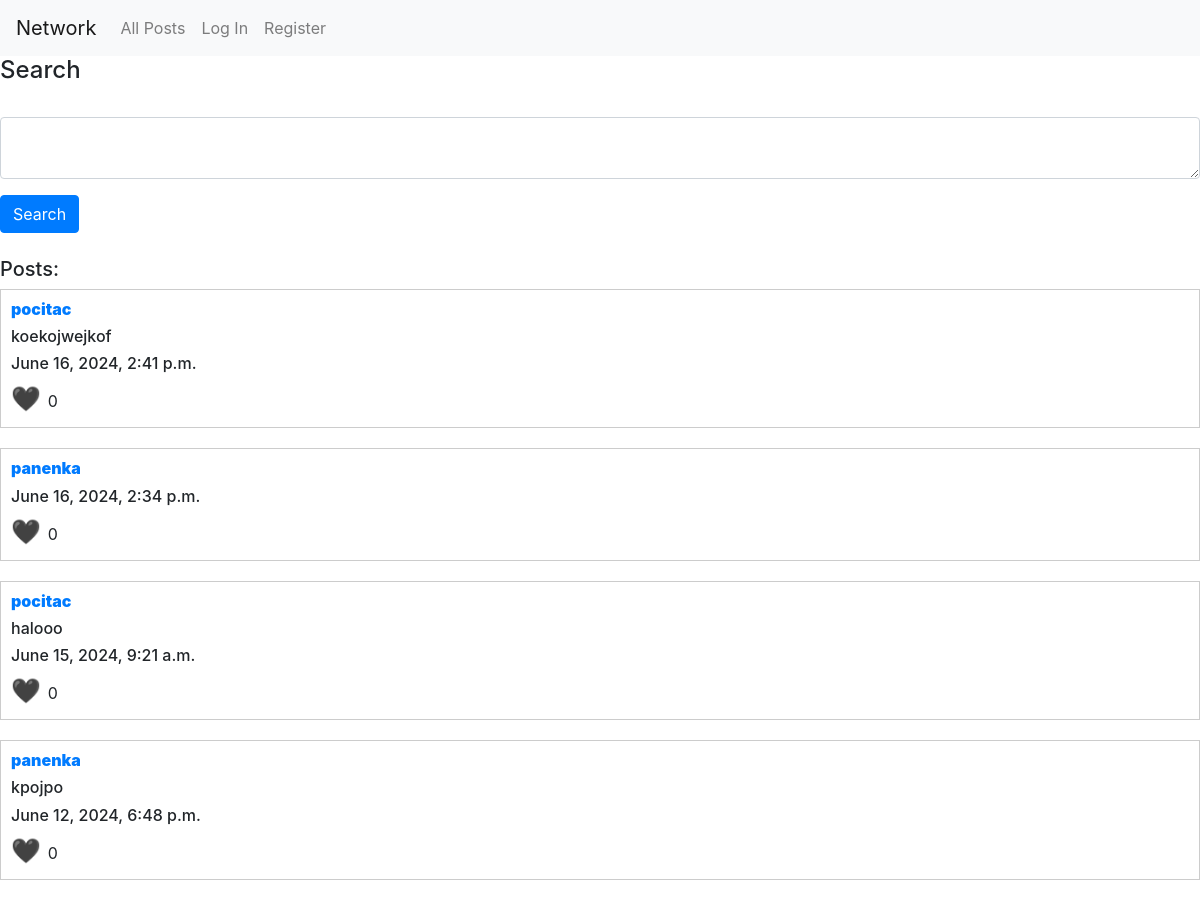
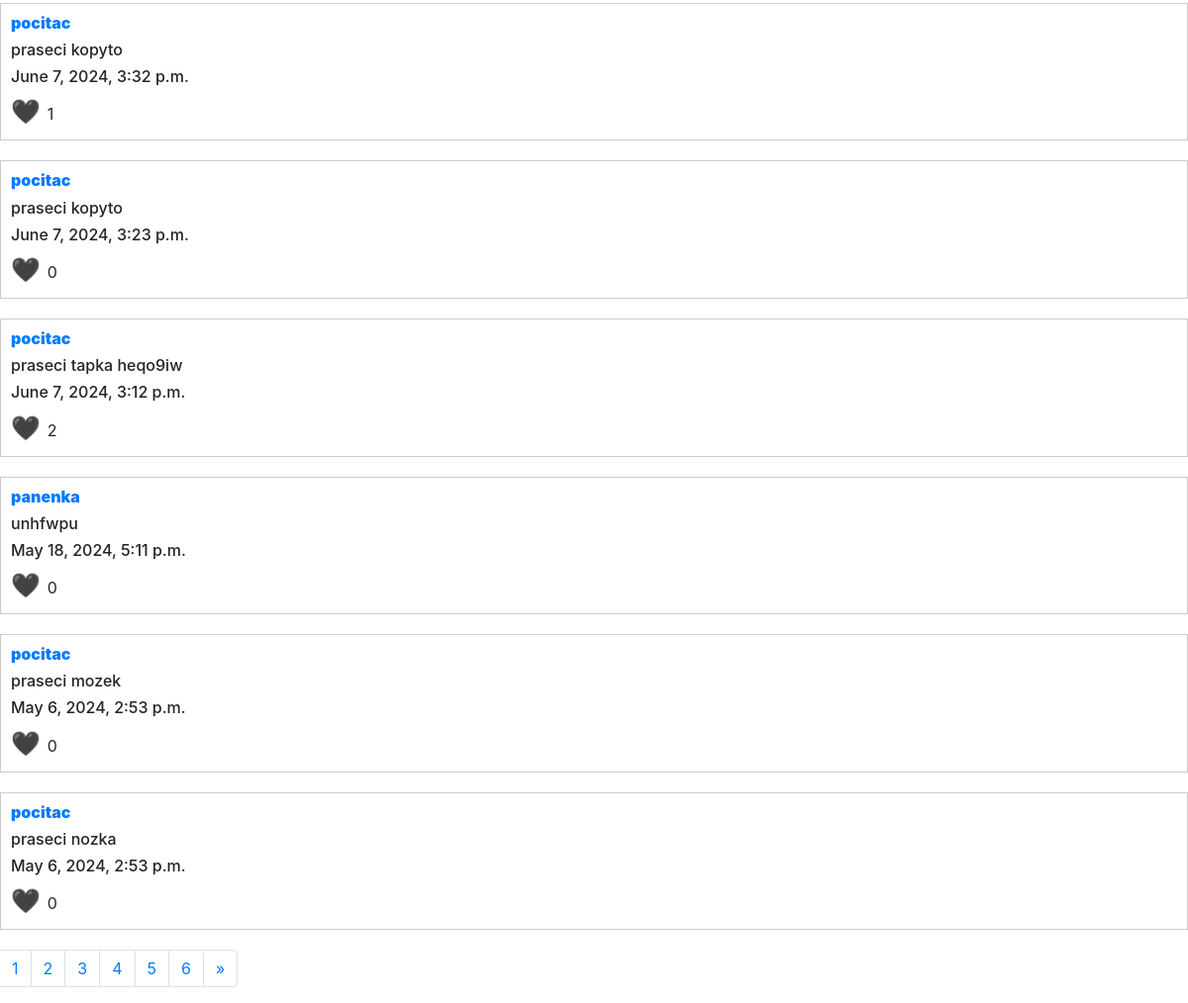
The page /search_page on the database its author committed (2 pictures, top to bottom).
### network/models.py (models this page shows)
class Post(models.Model):
    id = models.IntegerField(primary_key=True)
    date = models.DateTimeField(auto_now=True)
    information = models.CharField(max_length=1024)
    author = models.ForeignKey(User, on_delete=models.CASCADE, related_name="posts")
    likes = models.ManyToManyField(User)

class User(AbstractUser):
    followers = models.ManyToManyField("self", symmetrical=False)

### network/views.py (the view)
def search_page(request):
    search_term = request.GET.get("new_search", '').strip()
    posts = Post.objects.filter(information__icontains = search_term).order_by('-date')
    paginator = Paginator(posts, 10)
    page_number = request.GET.get("page", 1)
    page_obj = paginator.get_page(page_number)
    list_stranek = [i for i in range(1, paginator.num_pages+1)]
    return render (request, "network/search_page.html", {"posts": page_obj, "pages":list_stranek, "search_term":search_term})

### network/templates/network/search_page.html (shortened to what this page needs)
{% extends "network/all_posts.html" %}
{% block all_posts %}
<h4 id="search">Search</h4>
<br>
<form action="{% url 'search_page' %}" method="get">
    <div class="form-group">
        <textarea autofocus class="form-control" type="text" name="new_search" placeholder="new_search">
    </textarea>
    </div>
    <input class="btn btn-primary" type="submit" value="Search">
</form>
<br>
<h5>Posts:</h5>
{% endblock %}
{% block pagination %}
{% if not posts %}
<h3 id="no_post">No post found!</h3>
{% else %}
  <nav aria-label="Page navigation example">
      <ul class="pagination">
        {% for page_number in pages %}
        <li class="page-item"><a class="page-link" href="{% url 'search_page' %}?page={{page_number }}&new_search={{search_term}}">{{page_number}}</a></li>
        {% endfor %}
        <li class="page-item">
          {% if posts.has_next %}
              <a class="page-link" href="{% url 'search_page' %}?page={{ posts.next_page_number }}&new_search={{search_term}}" aria-label="Next">
              <span aria-hidden="true">&raquo;</span>
          {% endif %}
          </a>
        </li>
      </ul>
    </nav>
{% endif %}
{% endblock %}

### network/templates/network/all_posts.html (shortened to what this page needs)
{% extends "network/layout.html" %}
{% block body %}
{%  block all_posts %}
{% endblock %}
{% for post in posts %}
<div class="post">
    <h6 class="author">
        <a href="{% url 'profile' post.author %}"><strong class = "post_author">{{ post.author}}</strong></a>
    </h6>
    <div id="read_div_{{post.id}}" style="display: block;">
        <h6 id="h6_post_information{{post.id}}" class ="post_information">{{post.information}}</h6>
        <h6>{{post.date}}</h6>
    </div>
    <span data-post-id="{{post.id}}" class="heart" onclick="likes(this)">
        {% if not user in post.likes.all %}
            🖤
        {% else %}
            ❤️
        {% endif %}
        </span>
    <span class = "likes" id="likes-{{post.id}}">{{post.likes.all|length}}</span>
</div>
{%endfor%}
{% block pagination %}
{% endblock %}
{% endblock %}

### network/static/network/styles.css (style rules this page uses)
.post { border: 1px solid #ccc; padding: 10px; margin-bottom: 20px; }
.author { font-weight: bold; }
.heart { cursor: pointer; font-size: 24px; color: red; }

### rows shown on the page
Post: author "pocitac", information "koekojwejkof", date "June 16, 2024, 2:41 p.m.", likes.all|length "0"
Post: author "panenka", date "June 16, 2024, 2:34 p.m.", likes.all|length "0"
Post: author "pocitac", information "halooo", date "June 15, 2024, 9:21 a.m.", likes.all|length "0"
Post: author "panenka", information "kpojpo", date "June 12, 2024, 6:48 p.m.", likes.all|length "0"
Post: author "pocitac", information "praseci kopyto", date "June 7, 2024, 3:32 p.m.", likes.all|length "1"
Post: author "pocitac", information "praseci kopyto", date "June 7, 2024, 3:23 p.m.", likes.all|length "0"
Post: author "pocitac", information "praseci tapka heqo9iw", date "June 7, 2024, 3:12 p.m.", likes.all|length "2"
Post: author "panenka", information "unhfwpu", date "May 18, 2024, 5:11 p.m.", likes.all|length "0"
Post: author "pocitac", information "praseci mozek", date "May 6, 2024, 2:53 p.m.", likes.all|length "0"
Post: author "pocitac", information "praseci nozka", date "May 6, 2024, 2:53 p.m.", likes.all|length "0"

### other values the page prints
{{ page_number }} "1" "2" "3" "4" "5" "6"
